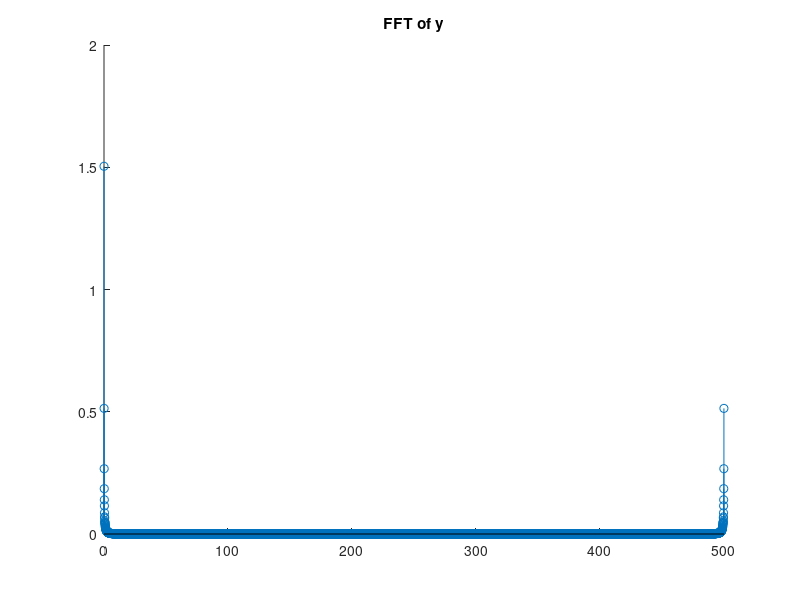

The MATLAB script that drew this image: (Note: this script raises an error after producing the figure.)
%% ECEN 4638 Post-Processing Script - Position Data
%
% Ian Faber, Brennen Billig, Luke Hanley
%

%% Housekeeping
close all;

%% Load Data (for offline analysis)
load("motorSystem_Data.mat")

%% Processing
t = 0:Ts:Te-Ts; % Define experiment window
t = t + Tt; % shift by Tt

f = 0:1/Te: 1/Ts - 1/Te;
w = 2*pi*f;

u = input
U = fft(u)/length(u); % Perform fft and normalize by number of points

y = outputPos
Y = fft(y)/length(y);

H = Y./U;

% figure
% hold on;
% title("signals")
% plot(t,u,t,y)
% xlabel("Time [sec]")
% ylabel("Amplitude")
% legend("u","y")
% 
% figure
% hold on;
% title("FFT of u")
% stem(f,abs(U))
% xline(1/(2*Ts),'k--')
% xlabel("Frequency [Hz]")
% ylabel("Amplitude")

figure
hold on;
title("FFT of y")
stem(f,abs(Y))
xline(1/(2*Ts),'k--')
xlabel("Frequency [Hz]")
ylabel("Amplitude")

%model checks
modelsys = tf([4.9], [0.0886 1 0]);
w0 = 1/0.0886;
[modelMag, modelPhase] = bode(modelsys,w);
modelMag = squeeze(db(modelMag));
modelPhase = squeeze(modelPhase);

wt = 11.75;

figure
subplot(2,1,1)
semilogx(w(w<=N*wr), db(abs(H(w<=N*wr))))
hold on
title("Amplitude Bode Plot of H")
plot(w,modelMag)
yline(13.17-db(wt)-3,'b--')
yline(13.7801-db(w0)-3,'r--')
xline(wt, 'b--')
xline(w0,'r--')
xlabel("Frequency [rad/s]")
ylabel("Amplitude [dB]")
legend("Experiment", "Model")
grid on

subplot(2,1,2)
semilogx(w(w<=N*wr), rad2deg(unwrap(angle(H(w<=N*wr)))))
hold on
title("Phase Bode Plot of H")
plot(w,modelPhase);
xlabel("Frequency [rad/s]")
ylabel("Phase [deg]")
legend("Experiment", "Model")
grid on
